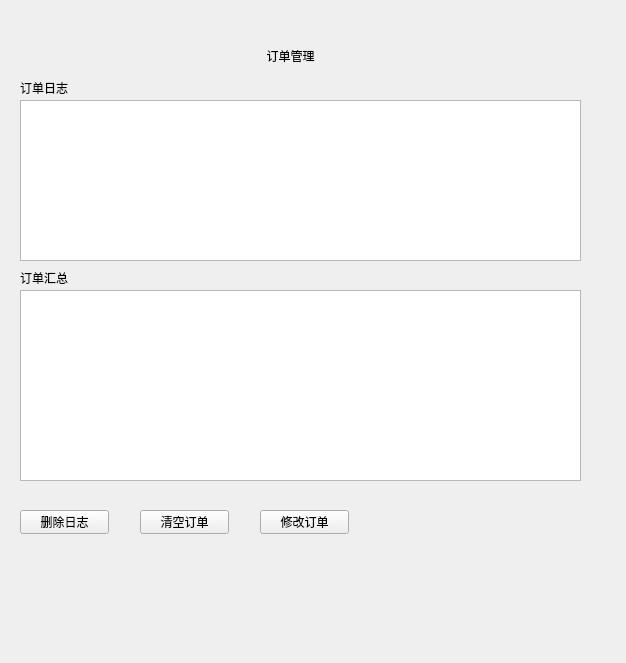
<?xml version="1.0" encoding="UTF-8"?>
<ui version="4.0">
 <class>management</class>
 <widget class="QWidget" name="management">
  <property name="geometry">
   <rect>
    <x>0</x>
    <y>0</y>
    <width>626</width>
    <height>663</height>
   </rect>
  </property>
  <property name="windowTitle">
   <string>Form</string>
  </property>
  <widget class="QLabel" name="label">
   <property name="geometry">
    <rect>
     <x>50</x>
     <y>30</y>
     <width>481</width>
     <height>51</height>
    </rect>
   </property>
   <property name="styleSheet">
    <string notr="true">font: 75 18pt &quot;Adobe Devanagari&quot;;
color:rgb(0, 0, 0);</string>
   </property>
   <property name="text">
    <string>订单管理</string>
   </property>
   <property name="alignment">
    <set>Qt::AlignCenter</set>
   </property>
  </widget>
  <widget class="QTextBrowser" name="historyorder">
   <property name="geometry">
    <rect>
     <x>20</x>
     <y>100</y>
     <width>561</width>
     <height>161</height>
    </rect>
   </property>
   <property name="html">
    <string>&lt;!DOCTYPE HTML PUBLIC &quot;-//W3C//DTD HTML 4.0//EN&quot; &quot;http://www.w3.org/TR/REC-html40/strict.dtd&quot;&gt;
&lt;html&gt;&lt;head&gt;&lt;meta name=&quot;qrichtext&quot; content=&quot;1&quot; /&gt;&lt;style type=&quot;text/css&quot;&gt;
p, li { white-space: pre-wrap; }
&lt;/style&gt;&lt;/head&gt;&lt;body style=&quot; font-family:'SimSun'; font-size:9pt; font-weight:400; font-style:normal;&quot;&gt;
&lt;p style=&quot;-qt-paragraph-type:empty; margin-top:0px; margin-bottom:0px; margin-left:0px; margin-right:0px; -qt-block-indent:0; text-indent:0px;&quot;&gt;&lt;br /&gt;&lt;/p&gt;&lt;/body&gt;&lt;/html&gt;</string>
   </property>
  </widget>
  <widget class="QLabel" name="label_2">
   <property name="geometry">
    <rect>
     <x>20</x>
     <y>80</y>
     <width>72</width>
     <height>15</height>
    </rect>
   </property>
   <property name="text">
    <string>订单日志</string>
   </property>
  </widget>
  <widget class="QLabel" name="label_3">
   <property name="geometry">
    <rect>
     <x>20</x>
     <y>270</y>
     <width>72</width>
     <height>15</height>
    </rect>
   </property>
   <property name="text">
    <string>订单汇总</string>
   </property>
  </widget>
  <widget class="QTextBrowser" name="order_sum">
   <property name="geometry">
    <rect>
     <x>20</x>
     <y>290</y>
     <width>561</width>
     <height>191</height>
    </rect>
   </property>
   <property name="html">
    <string>&lt;!DOCTYPE HTML PUBLIC &quot;-//W3C//DTD HTML 4.0//EN&quot; &quot;http://www.w3.org/TR/REC-html40/strict.dtd&quot;&gt;
&lt;html&gt;&lt;head&gt;&lt;meta name=&quot;qrichtext&quot; content=&quot;1&quot; /&gt;&lt;style type=&quot;text/css&quot;&gt;
p, li { white-space: pre-wrap; }
&lt;/style&gt;&lt;/head&gt;&lt;body style=&quot; font-family:'SimSun'; font-size:9pt; font-weight:400; font-style:normal;&quot;&gt;
&lt;p style=&quot;-qt-paragraph-type:empty; margin-top:0px; margin-bottom:0px; margin-left:0px; margin-right:0px; -qt-block-indent:0; text-indent:0px;&quot;&gt;&lt;br /&gt;&lt;/p&gt;&lt;/body&gt;&lt;/html&gt;</string>
   </property>
  </widget>
  <widget class="QPushButton" name="pushButton">
   <property name="geometry">
    <rect>
     <x>140</x>
     <y>510</y>
     <width>89</width>
     <height>24</height>
    </rect>
   </property>
   <property name="text">
    <string>清空订单</string>
   </property>
  </widget>
  <widget class="QPushButton" name="pushButton_2">
   <property name="geometry">
    <rect>
     <x>20</x>
     <y>510</y>
     <width>89</width>
     <height>24</height>
    </rect>
   </property>
   <property name="text">
    <string>删除日志</string>
   </property>
  </widget>
  <widget class="QPushButton" name="pushButton_3">
   <property name="geometry">
    <rect>
     <x>260</x>
     <y>510</y>
     <width>89</width>
     <height>24</height>
    </rect>
   </property>
   <property name="text">
    <string>修改订单</string>
   </property>
  </widget>
 </widget>
 <resources/>
 <connections/>
</ui>
